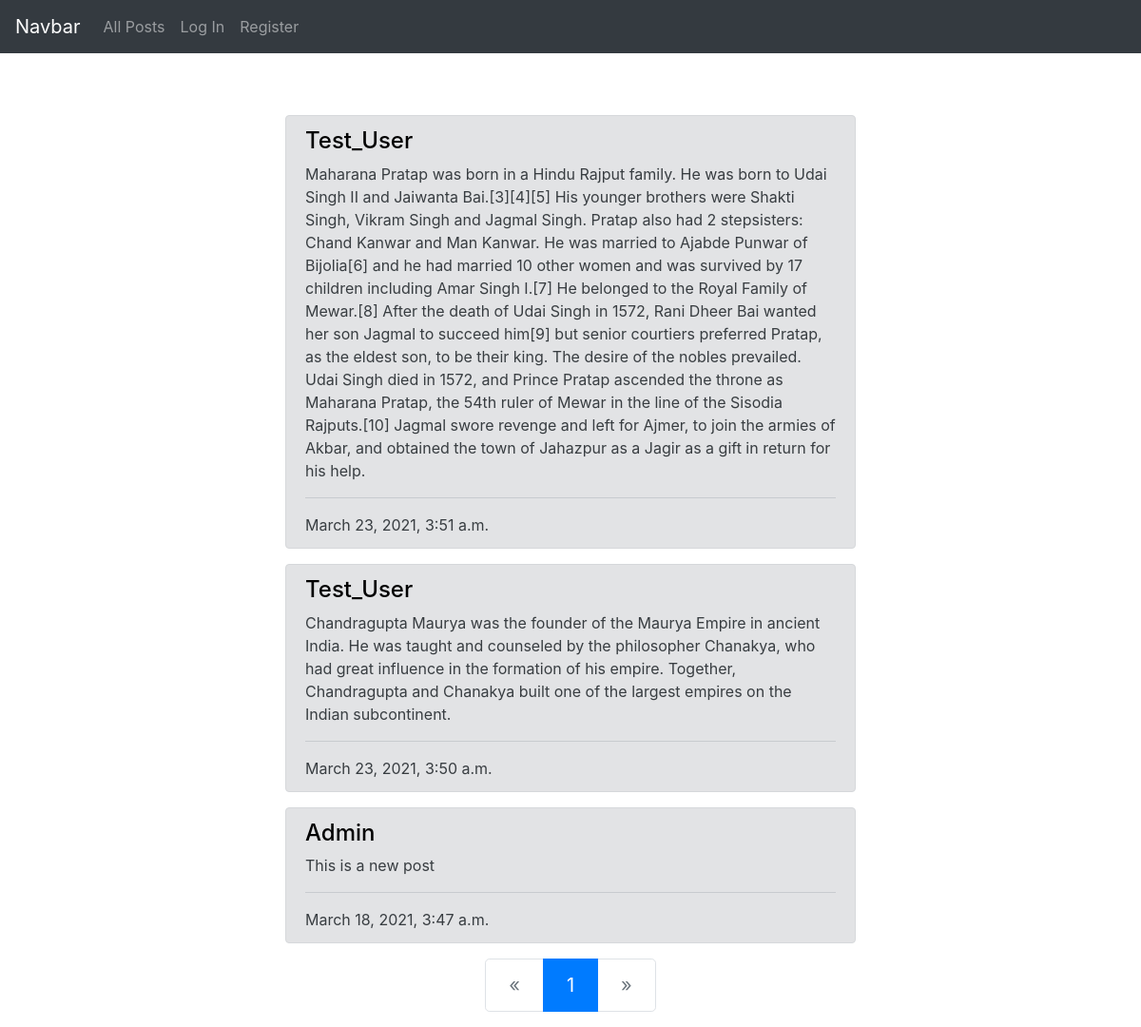
The page / on the database its author committed.
### network/models.py (models this page shows)
class Post(models.Model):
    body = models.TextField()
    datetime = models.DateTimeField(auto_now=True)
    user = models.ForeignKey(User, on_delete=models.CASCADE)

class User(AbstractUser):
    pass

### network/views.py (the view)
# urls.py: path("", views.index, name="index"),
def index(request):
    posts = Post.objects.all().order_by('-datetime')
    paginator = Paginator(posts, 10)
    page_number = request.GET.get('page')
    page_obj = paginator.get_page(page_number)
    return render(request, "network/index.html", {
        "posts": page_obj
    })

### network/templates/network/index.html (shortened to what this page needs)
{% extends "network/layout.html" %}
{% block body %}
    {% for post in posts %}
    <div class="alert alert-secondary" role="alert" id="alert">
        <h4 class="alert-heading"><a href="{% url 'profile' post.user.username %}">{{post.user.username}}</a></h4>
        <p>{{post.body}}</p>
        <hr>
        <p class="mb-0">{{post.datetime}}</p>
    </div>
    {% endfor %}
    <nav aria-label="Page navigation example">
        <ul class="pagination justify-content-center pagination-lg">
            {% if posts.has_previous %}
                <li class="page-item">
                    <a class="page-link" href="?page={{posts.previous_page_number}}" aria-label="Previous">
                        <span aria-hidden="true">&laquo;</span>
                    </a>
                </li>
            {% else %}
                <li class="page-item disabled">
                    <a class="page-link" href="#" aria-label="Previous">
                        <span aria-hidden="true">&laquo;</span>
                    </a>
                </li>
            {% endif %}
            {% for number in posts.paginator.page_range %}
                {% if posts.number == number %}
                    <li class="page-item active"><a class="page-link" href="">{{posts.number}}</a></li>
                {% else %}
                    <li class="page-item"><a class="page-link" href="?page={{number}}">{{number}}</a></li>
                {% endif %}
            {% endfor %}
            {% if posts.has_next %}
                <li class="page-item">
                    <a class="page-link" href="?page={{posts.next_page_number}}" aria-label="Next">
                        <span aria-hidden="true">&raquo;</span>
                    </a>
                </li>
            {% else %}
                <li class="page-item disabled">
                    <a class="page-link" href="#" aria-label="Next">
                        <span aria-hidden="true">&raquo;</span>
                    </a>
                </li>
            {% endif %}
        </ul>
    </nav>
{% endblock %}

### network/templates/network/index.html (style rules this page uses)
#alert { margin-left: 300px; margin-right: 300px; }
a { text-decoration: none !important;; color: black; }

### rows shown on the page
Post: user.username "Test_User", body "Maharana Pratap was born in a Hindu Rajput family. He was born to Udai Singh II and Jaiwanta Bai.[3][4][5] His younger brothers were Shakti Singh, Vikram Singh and Jagmal Singh. Pratap also had 2 stepsisters: Chand Kanwar and Man Kanwar. He was married to Ajabde Punwar of Bijolia[6] and he had married 10 other women and was survived by 17 children including Amar Singh I.[7] He belonged to the Royal Family of Mewar.[8] After the death of Udai Singh in 1572, Rani Dheer Bai wanted her son Jagmal to succeed him[9] but senior courtiers preferred Pratap, as the eldest son, to be their king. The desire of the nobles prevailed. Udai Singh died in 1572, and Prince Pratap ascended the throne as…", datetime "March 23, 2021, 3:51 a.m."
Post: user.username "Test_User", body "Chandragupta Maurya was the founder of the Maurya Empire in ancient India. He was taught and counseled by the philosopher Chanakya, who had great influence in the formation of his empire. Together, Chandragupta and Chanakya built one of the largest empires on the Indian subcontinent.", datetime "March 23, 2021, 3:50 a.m."
Post: user.username "Admin", body "This is a new post", datetime "March 18, 2021, 3:47 a.m."

### other values the page prints
{{ posts.number }} "1"
